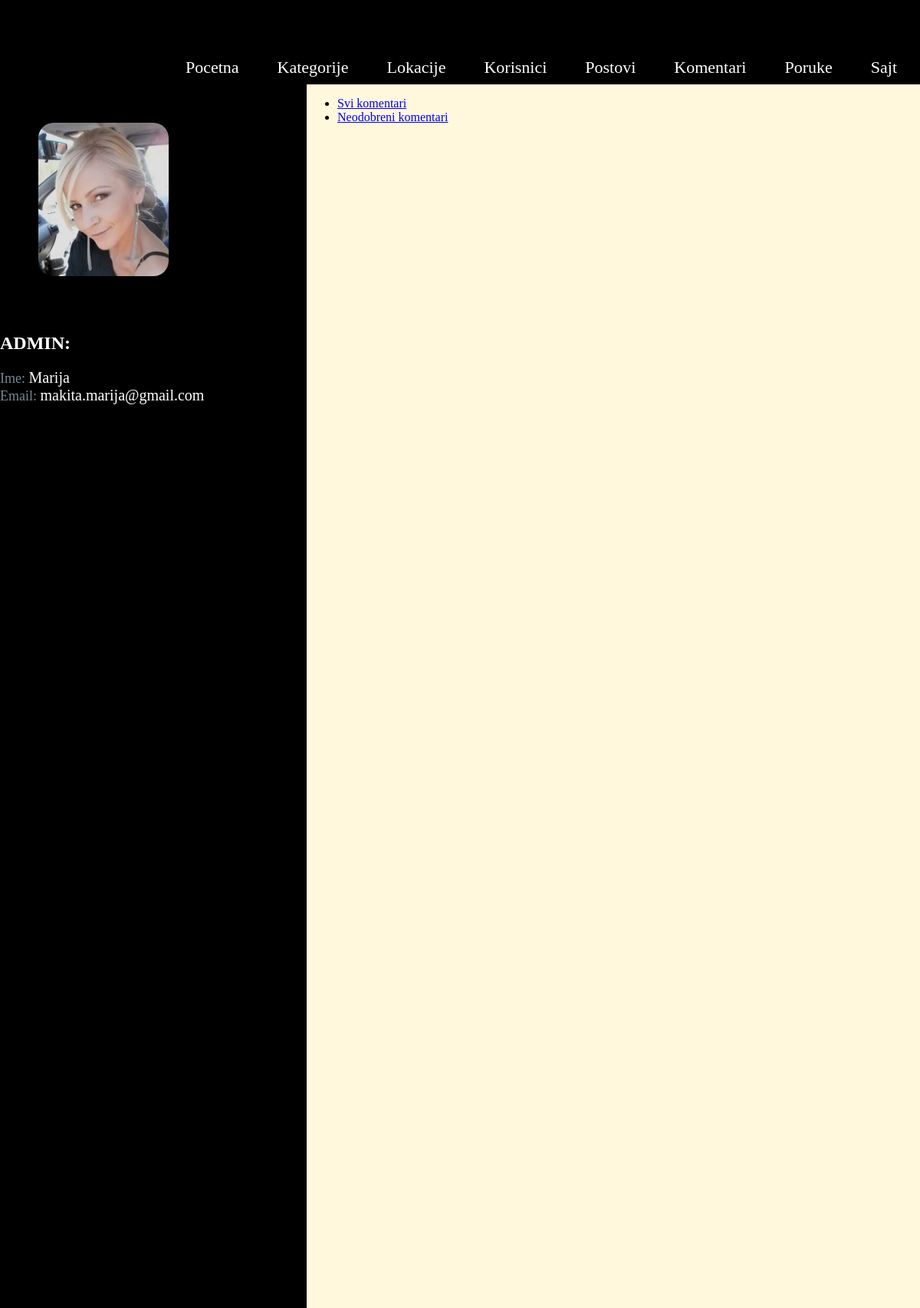
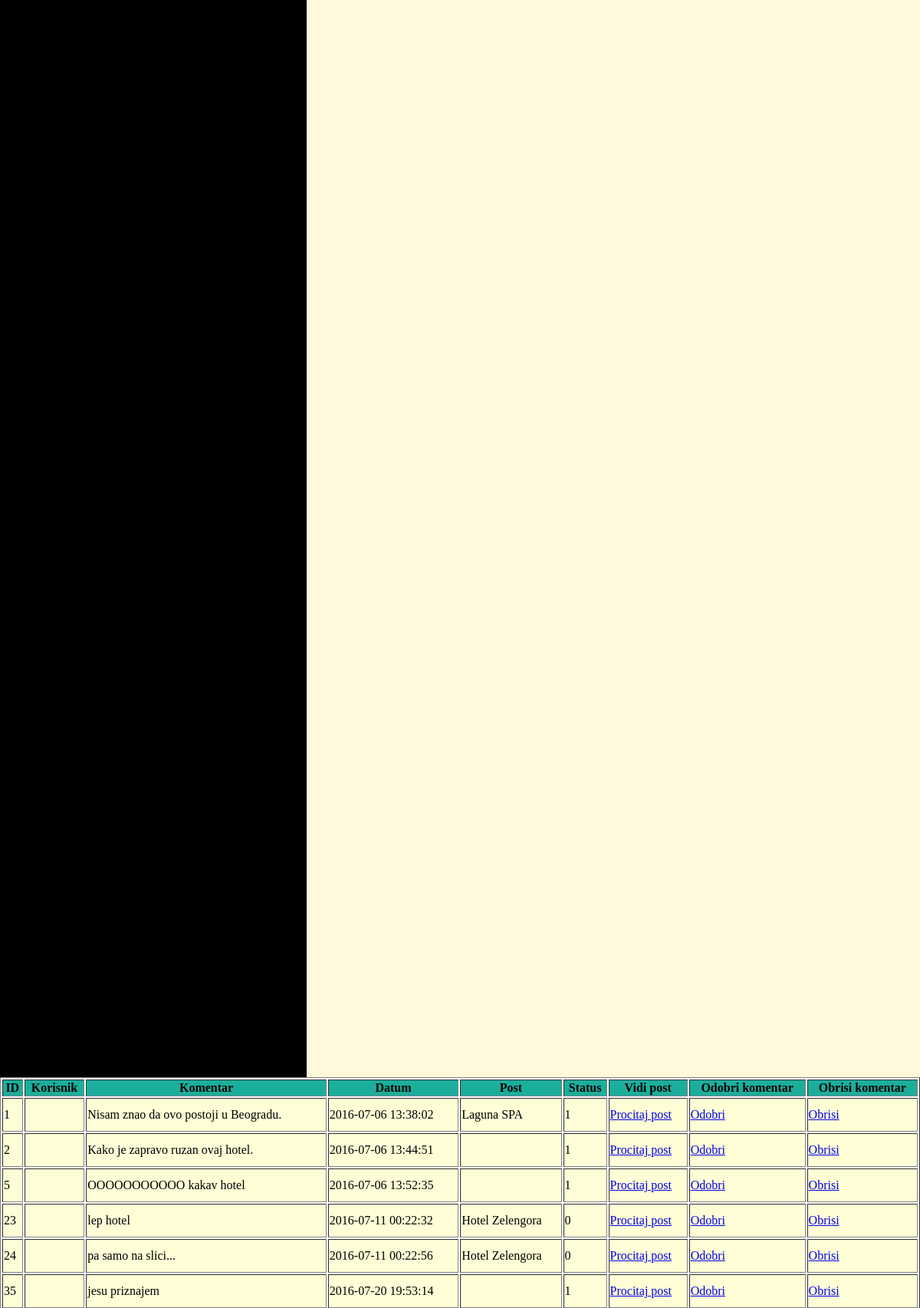
Page /admin/home.php?page=comments (signed in, upper part) on the committed database (2 pictures, top to bottom).
### tables this page shows
CREATE TABLE `user` (
  `id` int(11) NOT NULL,
  `name` varchar(255) NOT NULL,
  `email` varchar(255) NOT NULL,
  `password` varchar(255) NOT NULL,
  `date` timestamp NOT NULL DEFAULT CURRENT_TIMESTAMP,
  `admin` tinyint(4) NOT NULL DEFAULT '0',
  `status` tinyint(4) NOT NULL DEFAULT '0',
  `is_logged` tinyint(4) NOT NULL DEFAULT '0',
  `superadmin` tinyint(4) NOT NULL DEFAULT '0',
  `is_deleted` tinyint(4) NOT NULL DEFAULT '0',
  `is_blocked` tinyint(4) NOT NULL DEFAULT '0',
  `image` varchar(255) NOT NULL
);

CREATE TABLE `comments` (
  `id` int(11) NOT NULL,
  `comment_id` int(11) NOT NULL DEFAULT '0',
  `user_id` int(11) NOT NULL,
  `content` text NOT NULL,
  `post_id` int(11) NOT NULL,
  `date` timestamp NOT NULL DEFAULT CURRENT_TIMESTAMP,
  `status` tinyint(4) NOT NULL DEFAULT '0',
  `is_deleted` tinyint(4) NOT NULL DEFAULT '0'
);

CREATE TABLE `posts` (
  `post_id` int(11) NOT NULL,
  `title` varchar(255) NOT NULL,
  `content` text NOT NULL,
  `user_id` int(11) NOT NULL,
  `id_category` int(11) NOT NULL,
  `id_place` int(11) NOT NULL,
  `address` varchar(255) NOT NULL,
  `lat` double NOT NULL DEFAULT '0',
  `lon` double NOT NULL DEFAULT '0',
  `date` timestamp NOT NULL DEFAULT CURRENT_TIMESTAMP,
  `is_deleted` tinyint(4) NOT NULL DEFAULT '0',
  `post_img` longtext NOT NULL,
  `descript` varchar(1000) NOT NULL,
  `admin_approved` tinyint(4) NOT NULL DEFAULT '0',
  `rating` float NOT NULL
);

### models/Connect.php (called while the page is built, shortened)
<?php
class Connect{
    private static $_instance = null;
    public static function getInstance(){
        if(is_null(self::$_instance)){
            self::$_instance = new PDO("mysql:host=127.0.0.1;dbname=openserbia", "root", "");
        }
        return self::$_instance;
    }
}

### models/Model.php (called while the page is built, shortened)
<?php
abstract class Model
{
    public function __construct()
    {
        $this->db = Connect::getInstance();
    }
}

### models/User.php (called while the page is built, shortened)
<?php
class User extends Model
{
    public function getUserById($id){
        $query = $this->db->prepare('SELECT * FROM user WHERE id=?;');
        if( $query && $query->execute([$id]) ) {
            $result = $query->fetch(PDO::FETCH_ASSOC);
            return $result;
        }
        return null;
    }
}

### admin/controllers/comments.php (called while the page is built)
<?php
$comm = new Admin();
$comment= $comm->getAllComments();
include __DIR__ . '../../views/comments.php';

### admin/models/Admin.php (called while the page is built, shortened)
<?php
class Admin extends Model
{
    public function getAllComments()
    {
        $query = $this->db->prepare('SELECT * FROM comments ');
        if($query && $query->execute()){
            return $query->fetchAll(PDO::FETCH_ASSOC);
        }
        return null;
    }
}

### models/Post.php (called while the page is built, shortened)
<?php
class Post extends Model
{
    public function getPostById($post_id)
    {
       $query = $this->db->prepare('SELECT * FROM posts WHERE post_id=?');
       if($query && $query->execute([$post_id])) {
        return $query->fetch(PDO::FETCH_ASSOC);
        }
       return null;
    }
}

### admin/views/comments.php (the view)
<div class="admin_subnav">
    <ul>
        <li><a href="?page=comments">Svi komentari</a> </li>
        <li><a href="?page=newcomments">Neodobreni komentari </a> </li>
    </ul>
</div>
<table border="1">
    <thead>
    <tr>
        <th>ID</th>
        <th>Korisnik</th>
        <th>Komentar</th>
        <th>Datum</th>
        <th>Post</th>
        <th>Status</th>
        <th>Vidi post</th>
        <th>Odobri komentar</th>
        <th>Obrisi komentar</th>
    </tr>
    </thead>
    <tbody>
    <?php foreach($comment as $c){
        $users = new User();
        $user=$users->getUserById($c['id']);
        $posts= new Post();
        $post=$posts->getPostById($c['post_id']);
        ?>
    <tr>
        <td><?php echo $c['id'] ?></td>
        <td><?php echo $user['name'] ?></td>
        <td><?php echo $c['content'] ?></td>
        <td><?php echo $c['date'] ?></td>
        <td><?php echo $post['title'] ?></td>
        <td><?php echo $c['status'] ?></td>
        <td><a href="?page=post&post_id=<?php echo $c['post_id']?>">Procitaj post</a></td>
        <td><a href="?page=admin&action=comm_approved&com_id=<?php echo $c['id'] ?> ">Odobri</a></td>
        <td><a href="?page=delete&action=comm_delete&com_id=<?php echo $c['id'] ?> ">Obrisi</a></td>
    </tr>
    <?php } ?>
    </tbody>
</table>

### admin/home.php (shortened to what this page needs)
<!DOCTYPE html>
<html>
<head>
    <link rel="stylesheet" type="text/css" href="../style.css">
</head>
<body>
<div id="wrapper">
<?php
    if($_SESSION['admin'] == 1) {
        $users = new User();
        $a = $users->getUserById($_SESSION['id']);
        ?>
        <div id="admin_header">
            <div class="nav" id="admin_nav">
                <ul>
                    <li><a href="home.php?page=home">Pocetna</a></li>
                    <li><a href="home.php?page=categories">Kategorije</a></li>
                    <li><a href="home.php?page=locations">Lokacije</a></li>
                    <li><a href="home.php?page=users">Korisnici</a></li>
                    <li><a href="home.php?page=posts">Postovi</a></li>
                    <li><a href="home.php?page=comments">Komentari</a></li>
                    <li><a href="home.php?page=inbox">Poruke</a></li>
                    <li><a href="../index.php">Sajt</a></li>
                </ul>
            </div>
        </div>
        <div class="content_admin">
            <div class="sidebar">
                <div class="nav">
                    <?php
                    echo "<img class='prof' src='../images/" . $a['image'] . "'><br>";
                    echo "<h2 class='admin'>ADMIN:</h2>";
                    echo "<span class='font'>Ime: </span><span class='admin_text'>" . $a['name'] . "</span><br>";
                    echo "<span class='font'>Email: </span><span class='admin_text'>" . $a['email'] . "</span><br>";
                    ?>
                </div>
            </div>
            <div class="main">
                <?php require_once __DIR__ . '/controllers/' . $_GET['page'] . '.php'; ?>
            </div>
        </div>
        <?php
    }else{
        echo "<p class='err_admin'>Ne mozete pristupiti stranici  ukoliko niste admin.</p>";
    }
?>
</div>
</body>
</html>

### style.css (style rules this page uses)
body { margin:0; padding: 0; font-family: Tahoma; }
table { width: 1200px; }
thead { background-color: rgb(28, 174, 156); }
td { height: 40px; background-color: rgb(255, 254, 214); }
#wrapper { clear: both; margin: 0 auto; }
.nav { float: left; }
.nav ul { margin: 0; padding-top: 200px; list-style: none; }
.nav ul li { float: left; position: relative; background-color: rgba(0, 0, 0, 0.7); border-radius: 15px 15px 0 0 ; margin-right: 10px; }
.nav ul li a { display: block; text-decoration: none; padding: 15px 20px; height: 18px; font-size: 22px; }
.nav ul li a:link, .nav ul li a:visited { color: #fff; }
#admin_header { height: 100px; color: black; }
#admin_nav { height: 100px; }
#admin_nav ul { padding-top: 60px; }
img.prof { margin: 50px; width:170px; height:200px; border-radius: 20px; }
.font { font-size: 18px; color: lightslategray; }
.content_admin { width: 100%; height: auto; }
.sidebar { width: 400px; float: left; background-color: black; height: 3000px; }
.main { background-color: cornsilk; height: 3000px; }
#admin_nav { background-color: black; float: right; }
#admin_header { background-color: black; height: 110px; }
.admin_text { color: white; font-size: 20px; }
h2.admin { color:white; }
.admin_subnav { overflow: hidden; }

### rows in the picture
user: image (picture), name "Marija", email "makita.marija@gmail.com"
comments: id "1", content "Nisam znao da ovo postoji u Beogradu.", date "2016-07-06 13:38:02", post.title "Laguna SPA", status "1"
comments: id "2", content "Kako je zapravo ruzan ovaj hotel.", date "2016-07-06 13:44:51", status "1"
comments: id "5", content "OOOOOOOOOOO kakav hotel", date "2016-07-06 13:52:35", status "1"
comments: id "23", content "lep hotel", date "2016-07-11 00:22:32", post.title "Hotel Zelengora", status "0"
comments: id "24", content "pa samo na slici...", date "2016-07-11 00:22:56", post.title "Hotel Zelengora", status "0"
comments: id "35", content "jesu priznajem", date "2016-07-20 19:53:14", status "1"
